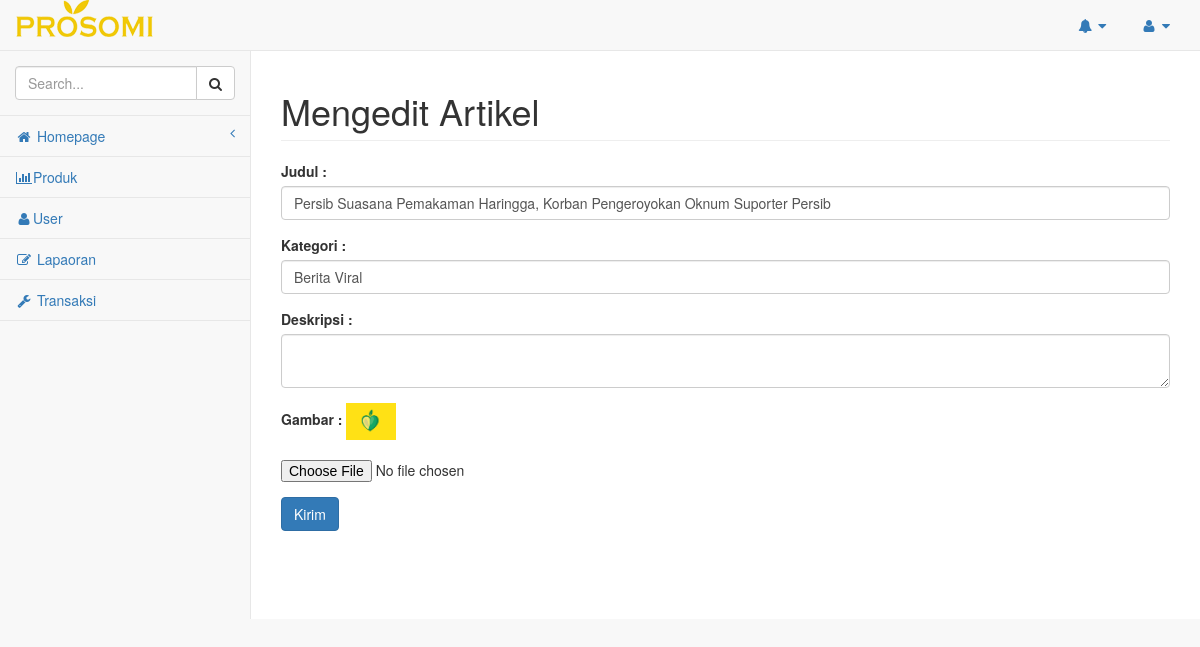
/colom/Admin/pages/edit.php?id=2, run on the app's committed database.
### tables this page shows
CREATE TABLE `artikel1` (
  `id_artikel` int(11) NOT NULL,
  `judul` varchar(100) NOT NULL,
  `kategori` varchar(50) NOT NULL,
  `deskripsi` text NOT NULL,
  `img_artikel` varchar(255) NOT NULL
);

### colom/Admin/pages/edit.php (the view, shortened to what this page needs)
<!DOCTYPE html>
<html lang="en">
<head>
    <link href="../vendor/bootstrap/css/bootstrap.min.css" rel="stylesheet">
    <link href="../vendor/metisMenu/metisMenu.min.css" rel="stylesheet">
    <link href="../dist/css/sb-admin-2.css" rel="stylesheet">
    <link href="../vendor/morrisjs/morris.css" rel="stylesheet">
    <link href="../vendor/font-awesome/css/font-awesome.min.css" rel="stylesheet" type="text/css">
    <link rel="stylesheet" href="node_modules/mdi/css/materialdesignicons.min.css">
</head>
<body>
    <div id="wrapper">
        <nav class="navbar navbar-default navbar-static-top" role="navigation" style="margin-bottom: 0">
            <div class="navbar-header">
                <a href="index.php" class="brand-logo" >
                	<img src="../images/logo2.png" alt="logo">
                </a>
            </div>
            <ul class="nav navbar-top-links navbar-right">
                <li class="dropdown">
                    <a class="dropdown-toggle" data-toggle="dropdown" href="#">
                        <i class="fa fa-bell fa-fw"></i> <i class="fa fa-caret-down"></i>
                    </a>
                </li>
                <li class="dropdown">
                    <a class="dropdown-toggle" data-toggle="dropdown" href="#">
                        <i class="fa fa-user fa-fw"></i> <i class="fa fa-caret-down"></i>
                    </a>
                </li>
            </ul>
            <div class="navbar-default sidebar" role="navigation">
                <div class="sidebar-nav navbar-collapse">
                    <ul class="nav" id="side-menu">
                        <li class="sidebar-search">
                            <div class="input-group custom-search-form">
                                <input type="text" class="form-control" placeholder="Search...">
                                <span class="input-group-btn">
                                <button class="btn btn-default" type="button">
                                    <i class="fa fa-search"></i>
                                </button>
                            </span>
                            </div>
                        </li>
                        <li>
                            <a href="index.php"><i class="fa fa-home fa-fw"></i> Homepage <span class="fa arrow"></a>
                        </li>
                        <li>
                            <a href="#"><i class="fa fa-bar-chart-o fa-fw"></i>Produk</span></a>
                        </li>
                        <li>
                            <a href="user.php"><i class="fa fa-user fa-fw"></i>User</a>
                        </li>
                        <li>
                            <a href="laporan.php"><i class="fa fa-edit fa-fw"></i> Lapaoran</a>
                        </li>
                        <li>
                            <a href="transaksi.php"><i class="fa fa-wrench fa-fw"></i> Transaksi</a>
                        </li>
                    </ul>
                </div>
            </div>
        </nav>
        <div id="page-wrapper">
            <div class="row">
                <div class="col-lg-12">
                    <h1 class="page-header">Mengedit Artikel</h1>
                    <?php
                        include('koneksi.php');
                        $sql = "select * from artikel1 where id_artikel = $_GET[id]";
                        $hasil = mysqli_query($koneksi, $sql);
                        while($row = mysqli_fetch_array($hasil))
                    {
                        $judul=$row[1];
                        $kategori=$row[2];
                        $deskripsi=$row[3];
                        $img_artikel="images/".$row[4];
                    }
                    ?>
                <form action="" method="post" enctype="multipart/form-data">
                <div class="form-group">
                  <label for="judul">Judul :</label>
                  <input type="text" value= "<?php echo $judul;?>" class="form-control" placeholder="Judul" name="judul">
                </div>
                <div class="form-group">
                  <label for="kategori">Kategori  :</label>
                  <input type="text" value= "<?php echo $kategori;?>" class="form-control" placeholder="Kategori" name="kategori">
                </div>
                <div class="form-group">
                  <label for="deskripsi">Deskripsi :</label>
                  <textarea class="form-control" value = "<?php echo $deskripsi;?>" name="deskripsi"></textarea>
                </div>
                <div class="form-group">
                  <label for="img_artikel">Gambar :</label>
                  <img src=" <?php echo $img_artikel; ?>" width='50'><br><br><input type="file" name="img_artikel" size="20">
                </div>
                <button type="submit" class="btn btn-primary" name="simpan">Kirim</button><br><br>
              </form>
        </div>
        </div>
    </div>
</body>
</html>

### data on the page
artikel1: judul "Persib Suasana Pemakaman Haringga, Korban Pengeroyokan Oknum Suporter Persib", kategori "Berita Viral", img_artikel (picture)
